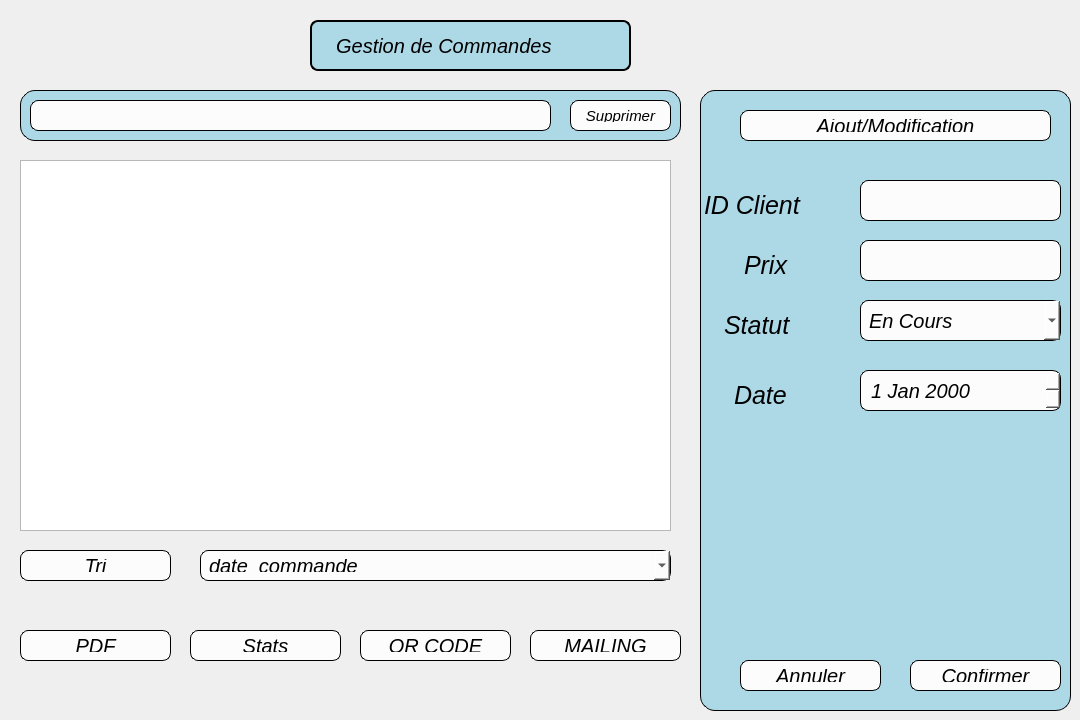
    <widget class="QWidget" name="pagecommande">
     <widget class="QLabel" name="label_2">
      <property name="geometry">
       <rect>
        <x>310</x>
        <y>20</y>
        <width>321</width>
        <height>51</height>
       </rect>
      </property>
      <property name="styleSheet">
       <string notr="true">QLabel {
    background-color: #ADD8E6;   
    border: 2px solid black;    /* Contour noir */
    border-radius: 8px;         /* Coins légèrement arrondis */
    color: black;               /* Couleur du texte */
    font-size: 20px;            /* Taille du texte */
    font-family: &quot;Lucida Handwriting&quot;;  /* Police artistique */
    font-style: italic;         /* Optionnel : style italique */
    padding: 8px;               /* Espacement interne */
}</string>
      </property>
      <property name="text">
       <string>  Gestion de Commandes</string>
      </property>
     </widget>
     <widget class="QTableView" name="tableView">
      <property name="geometry">
       <rect>
        <x>20</x>
        <y>160</y>
        <width>651</width>
        <height>371</height>
       </rect>
      </property>
     </widget>
     <widget class="QPushButton" name="pushButtonStatCommandes">
      <property name="geometry">
       <rect>
        <x>190</x>
        <y>630</y>
        <width>151</width>
        <height>31</height>
       </rect>
      </property>
      <property name="styleSheet">
       <string notr="true">
    background-color: #FCFCFC;   /* Fond rose pastel */
    border: 1px solid black;    /* Contour noir */
    border-radius: 8px;         /* Coins légèrement arrondis */
    color: black;               /* Couleur du texte */
    font-size: 20px;            /* Taille du texte */
    font-family: &quot;Lucida Handwriting&quot;;  /* Police artistique */
    font-style: italic;         /* Optionnel : style italique */
    padding: 8px;               /* Espacement interne */
</string>
      </property>
      <property name="text">
       <string>Stats</string>
      </property>
     </widget>
     <widget class="QLabel" name="label_3">
      <property name="geometry">
       <rect>
        <x>700</x>
        <y>90</y>
        <width>371</width>
        <height>621</height>
       </rect>
      </property>
      <property name="styleSheet">
       <string notr="true">    background-color: #ADD8E6;   
    border: 1px solid black;    /* Contour noir */
    border-radius: 15px;        /* Coins arrondis */
    color: black;               /* Couleur du texte */
    font-size: 16px;            /* Taille du texte */
    padding: 5px;               /* Espacement interne */</string>
      </property>
      <property name="text">
       <string/>
      </property>
     </widget>
     <widget class="QPushButton" name="pushButton_8">
      <property name="geometry">
       <rect>
        <x>740</x>
        <y>110</y>
        <width>311</width>
        <height>31</height>
       </rect>
      </property>
      <property name="styleSheet">
       <string notr="true">
    background-color: #FCFCFC;   /* Fond rose pastel */
    border: 1px solid black;    /* Contour noir */
    border-radius: 8px;         /* Coins légèrement arrondis */
    color: black;               /* Couleur du texte */
    font-size: 20px;            /* Taille du texte */
    font-family: &quot;Lucida Handwriting&quot;;  /* Police artistique */
    font-style: italic;         /* Optionnel : style italique */
    padding: 8px;               /* Espacement interne */
</string>
      </property>
      <property name="text">
       <string>Ajout/Modification</string>
      </property>
     </widget>
     <widget class="QPushButton" name="pushButtonPDFCommandes">
      <property name="geometry">
       <rect>
        <x>20</x>
        <y>630</y>
        <width>151</width>
        <height>31</height>
       </rect>
      </property>
      <property name="styleSheet">
       <string notr="true">
    background-color: #FCFCFC;   /* Fond rose pastel */
    border: 1px solid black;    /* Contour noir */
    border-radius: 8px;         /* Coins légèrement arrondis */
    color: black;               /* Couleur du texte */
    font-size: 20px;            /* Taille du texte */
    font-family: &quot;Lucida Handwriting&quot;;  /* Police artistique */
    font-style: italic;         /* Optionnel : style italique */
    padding: 8px;               /* Espacement interne */
</string>
      </property>
      <property name="text">
       <string>PDF</string>
      </property>
     </widget>
     <widget class="QPushButton" name="pushButton_10">
      <property name="geometry">
       <rect>
        <x>910</x>
        <y>660</y>
        <width>151</width>
        <height>31</height>
       </rect>
      </property>
      <property name="styleSheet">
       <string notr="true">
    background-color: #FCFCFC;   /* Fond rose pastel */
    border: 1px solid black;    /* Contour noir */
    border-radius: 8px;         /* Coins légèrement arrondis */
    color: black;               /* Couleur du texte */
    font-size: 20px;            /* Taille du texte */
    font-family: &quot;Lucida Handwriting&quot;;  /* Police artistique */
    font-style: italic;         /* Optionnel : style italique */
    padding: 8px;               /* Espacement interne */
</string>
      </property>
      <property name="text">
       <string>Confirmer</string>
      </property>
     </widget>
     <widget class="QPushButton" name="pushButton_11">
      <property name="geometry">
       <rect>
        <x>740</x>
        <y>660</y>
        <width>141</width>
        <height>31</height>
       </rect>
      </property>
      <property name="styleSheet">
       <string notr="true">
    background-color: #FCFCFC;   /* Fond rose pastel */
    border: 1px solid black;    /* Contour noir */
    border-radius: 8px;         /* Coins légèrement arrondis */
    color: black;               /* Couleur du texte */
    font-size: 20px;            /* Taille du texte */
    font-family: &quot;Lucida Handwriting&quot;;  /* Police artistique */
    font-style: italic;         /* Optionnel : style italique */
    padding: 8px;               /* Espacement interne */
</string>
      </property>
      <property name="text">
       <string>Annuler</string>
      </property>
     </widget>
     <widget class="QLabel" name="label_4">
      <property name="geometry">
       <rect>
        <x>20</x>
        <y>90</y>
        <width>661</width>
        <height>51</height>
       </rect>
      </property>
      <property name="styleSheet">
       <string notr="true">    background-color: #ADD8E6;   
    border: 1px solid black;    /* Contour noir */
    border-radius: 15px;        /* Coins arrondis */
    color: black;               /* Couleur du texte */
    font-size: 16px;            /* Taille du texte */
    padding: 5px;               /* Espacement interne */</string>
      </property>
      <property name="text">
       <string/>
      </property>
     </widget>
     <widget class="QPushButton" name="Supprimer_2">
      <property name="geometry">
       <rect>
        <x>570</x>
        <y>100</y>
        <width>101</width>
        <height>31</height>
       </rect>
      </property>
      <property name="styleSheet">
       <string notr="true">
    background-color: #FCFCFC;   /* Fond rose pastel */
    border: 1px solid black;    /* Contour noir */
    border-radius: 8px;         /* Coins légèrement arrondis */
    color: black;               /* Couleur du texte */
    font-size: 15px;            /* Taille du texte */
    font-family: &quot;Lucida Handwriting&quot;;  /* Police artistique */
    font-style: italic;         /* Optionnel : style italique */
    padding: 8px;               /* Espacement interne */
</string>
      </property>
      <property name="text">
       <string>Supprimer</string>
      </property>
     </widget>
     <widget class="QPushButton" name="pushButton_13">
      <property name="geometry">
       <rect>
        <x>360</x>
        <y>630</y>
        <width>151</width>
        <height>31</height>
       </rect>
      </property>
      <property name="styleSheet">
       <string notr="true">
    background-color: #FCFCFC;   /* Fond rose pastel */
    border: 1px solid black;    /* Contour noir */
    border-radius: 8px;         /* Coins légèrement arrondis */
    color: black;               /* Couleur du texte */
    font-size: 20px;            /* Taille du texte */
    font-family: &quot;Lucida Handwriting&quot;;  /* Police artistique */
    font-style: italic;         /* Optionnel : style italique */
    padding: 8px;               /* Espacement interne */
</string>
      </property>
      <property name="text">
       <string>QR CODE</string>
      </property>
     </widget>
     <widget class="QPushButton" name="pushButton_14">
      <property name="geometry">
       <rect>
        <x>530</x>
        <y>630</y>
        <width>151</width>
        <height>31</height>
       </rect>
      </property>
      <property name="styleSheet">
       <string notr="true">
    background-color: #FCFCFC;   /* Fond rose pastel */
    border: 1px solid black;    /* Contour noir */
    border-radius: 8px;         /* Coins légèrement arrondis */
    color: black;               /* Couleur du texte */
    font-size: 20px;            /* Taille du texte */
    font-family: &quot;Lucida Handwriting&quot;;  /* Police artistique */
    font-style: italic;         /* Optionnel : style italique */
    padding: 8px;               /* Espacement interne */
</string>
      </property>
      <property name="text">
       <string>MAILING</string>
      </property>
     </widget>
     <widget class="QPushButton" name="tricommandes">
      <property name="geometry">
       <rect>
        <x>20</x>
        <y>550</y>
        <width>151</width>
        <height>31</height>
       </rect>
      </property>
      <property name="styleSheet">
       <string notr="true">
    background-color: #FCFCFC;   /* Fond rose pastel */
    border: 1px solid black;    /* Contour noir */
    border-radius: 8px;         /* Coins légèrement arrondis */
    color: black;               /* Couleur du texte */
    font-size: 20px;            /* Taille du texte */
    font-family: &quot;Lucida Handwriting&quot;;  /* Police artistique */
    font-style: italic;         /* Optionnel : style italique */
    padding: 8px;               /* Espacement interne */
</string>
      </property>
      <property name="text">
       <string>Tri</string>
      </property>
     </widget>
     <widget class="QComboBox" name="comboBoxCommandes">
      <property name="geometry">
       <rect>
        <x>200</x>
        <y>550</y>
        <width>471</width>
        <height>31</height>
       </rect>
      </property>
      <property name="styleSheet">
       <string notr="true">
    background-color: #FCFCFC;   /* Fond rose pastel */
    border: 1px solid black;    /* Contour noir */
    border-radius: 8px;         /* Coins légèrement arrondis */
    color: black;               /* Couleur du texte */
    font-size: 20px;            /* Taille du texte */
    font-family: &quot;Lucida Handwriting&quot;;  /* Police artistique */
    font-style: italic;         /* Optionnel : style italique */
    padding: 8px;               /* Espacement interne */
</string>
      </property>
      <item>
       <property name="text">
        <string>date_commande</string>
       </property>
      </item>
      <item>
       <property name="text">
        <string>statut</string>
       </property>
      </item>
      <item>
       <property name="text">
        <string>id_client</string>
       </property>
      </item>
      <item>
       <property name="text">
        <string>prix le plus eleve</string>
       </property>
      </item>
     </widget>
     <widget class="QLineEdit" name="lineEditNomPrix">
      <property name="geometry">
       <rect>
        <x>860</x>
        <y>240</y>
        <width>201</width>
        <height>41</height>
       </rect>
      </property>
      <property name="styleSheet">
       <string notr="true">
    background-color: #FCFCFC;   /* Fond rose pastel */
    border: 1px solid black;    /* Contour noir */
    border-radius: 8px;         /* Coins légèrement arrondis */
    color: black;               /* Couleur du texte */
    font-size: 20px;            /* Taille du texte */
    font-family: &quot;Lucida Handwriting&quot;;  /* Police artistique */
    font-style: italic;         /* Optionnel : style italique */
    padding: 8px;               /* Espacement interne */
</string>
      </property>
     </widget>
     <widget class="QLabel" name="label_12">
      <property name="geometry">
       <rect>
        <x>720</x>
        <y>370</y>
        <width>151</width>
        <height>51</height>
       </rect>
      </property>
      <property name="styleSheet">
       <string notr="true">    background-color: transparent;    /* Pas de fond */
    border: none;                     /* Pas de contour */
    color: black;                     /* Couleur du texte */
    font-size: 25px;                  /* Taille du texte */
    font-family: &quot;Lucida Handwriting&quot;;/* Police artistique */
    font-style: italic;               /* Italique */
    padding: 8px;                     /* Espacement interne */</string>
      </property>
      <property name="text">
       <string>Date </string>
      </property>
     </widget>
     <widget class="QLabel" name="label_17">
      <property name="geometry">
       <rect>
        <x>710</x>
        <y>300</y>
        <width>151</width>
        <height>51</height>
       </rect>
      </property>
      <property name="styleSheet">
       <string notr="true">    background-color: transparent;    /* Pas de fond */
    border: none;                     /* Pas de contour */
    color: black;                     /* Couleur du texte */
    font-size: 25px;                  /* Taille du texte */
    font-family: &quot;Lucida Handwriting&quot;;/* Police artistique */
    font-style: italic;               /* Italique */
    padding: 8px;                     /* Espacement interne */</string>
      </property>
      <property name="text">
       <string>Statut</string>
      </property>
     </widget>
     <widget class="QLabel" name="label_19">
      <property name="geometry">
       <rect>
        <x>730</x>
        <y>240</y>
        <width>151</width>
        <height>51</height>
       </rect>
      </property>
      <property name="styleSheet">
       <string notr="true">    background-color: transparent;    /* Pas de fond */
    border: none;                     /* Pas de contour */
    color: black;                     /* Couleur du texte */
    font-size: 25px;                  /* Taille du texte */
    font-family: &quot;Lucida Handwriting&quot;;/* Police artistique */
    font-style: italic;               /* Italique */
    padding: 8px;                     /* Espacement interne */</string>
      </property>
      <property name="text">
       <string>Prix</string>
      </property>
     </widget>
     <widget class="QLabel" name="label_20">
      <property name="geometry">
       <rect>
        <x>690</x>
        <y>180</y>
        <width>161</width>
        <height>51</height>
       </rect>
      </property>
      <property name="styleSheet">
       <string notr="true">    background-color: transparent;    /* Pas de fond */
    border: none;                     /* Pas de contour */
    color: black;                     /* Couleur du texte */
    font-size: 25px;                  /* Taille du texte */
    font-family: &quot;Lucida Handwriting&quot;;/* Police artistique */
    font-style: italic;               /* Italique */
    padding: 8px;                     /* Espacement interne */</string>
      </property>
      <property name="text">
       <string>ID Client</string>
      </property>
     </widget>
     <widget class="QLineEdit" name="lineEditNomID">
      <property name="geometry">
       <rect>
        <x>860</x>
        <y>180</y>
        <width>201</width>
        <height>41</height>
       </rect>
      </property>
      <property name="styleSheet">
       <string notr="true">
    background-color: #FCFCFC;   /* Fond rose pastel */
    border: 1px solid black;    /* Contour noir */
    border-radius: 8px;         /* Coins légèrement arrondis */
    color: black;               /* Couleur du texte */
    font-size: 20px;            /* Taille du texte */
    font-family: &quot;Lucida Handwriting&quot;;  /* Police artistique */
    font-style: italic;         /* Optionnel : style italique */
    padding: 8px;               /* Espacement interne */
</string>
      </property>
     </widget>
     <widget class="QComboBox" name="comboBoxStatut">
      <property name="geometry">
       <rect>
        <x>860</x>
        <y>300</y>
        <width>201</width>
        <height>41</height>
       </rect>
      </property>
      <property name="styleSheet">
       <string notr="true">
    background-color: #FCFCFC;   /* Fond rose pastel */
    border: 1px solid black;    /* Contour noir */
    border-radius: 8px;         /* Coins légèrement arrondis */
    color: black;               /* Couleur du texte */
    font-size: 20px;            /* Taille du texte */
    font-family: &quot;Lucida Handwriting&quot;;  /* Police artistique */
    font-style: italic;         /* Optionnel : style italique */
    padding: 8px;               /* Espacement interne */
</string>
      </property>
      <item>
       <property name="text">
        <string>En Cours</string>
       </property>
      </item>
      <item>
       <property name="text">
        <string>livrée</string>
       </property>
      </item>
      <item>
       <property name="text">
        <string>Annulé</string>
       </property>
      </item>
      <item>
       <property name="text">
        <string>En attente</string>
       </property>
      </item>
     </widget>
     <widget class="QDateEdit" name="dateEdit">
      <property name="geometry">
       <rect>
        <x>860</x>
        <y>370</y>
        <width>201</width>
        <height>41</height>
       </rect>
      </property>
      <property name="styleSheet">
       <string notr="true">
    background-color: #FCFCFC;   /* Fond rose pastel */
    border: 1px solid black;    /* Contour noir */
    border-radius: 8px;         /* Coins légèrement arrondis */
    color: black;               /* Couleur du texte */
    font-size: 20px;            /* Taille du texte */
    font-family: &quot;Lucida Handwriting&quot;;  /* Police artistique */
    font-style: italic;         /* Optionnel : style italique */
    padding: 8px;               /* Espacement interne */
</string>
      </property>
     </widget>
     <widget class="QLineEdit" name="lineEditRecherche_2">
      <property name="geometry">
       <rect>
        <x>30</x>
        <y>100</y>
        <width>521</width>
        <height>31</height>
       </rect>
      </property>
      <property name="styleSheet">
       <string notr="true">
    background-color: #FCFCFC;   /* Fond rose pastel */
    border: 1px solid black;    /* Contour noir */
    border-radius: 8px;         /* Coins légèrement arrondis */
    color: black;               /* Couleur du texte */
    font-size: 15px;            /* Taille du texte */
    font-family: &quot;Lucida Handwriting&quot;;  /* Police artistique */
    font-style: italic;         /* Optionnel : style italique */
    padding: 8px;               /* Espacement interne */
</string>
      </property>
     </widget>
    </widget>
